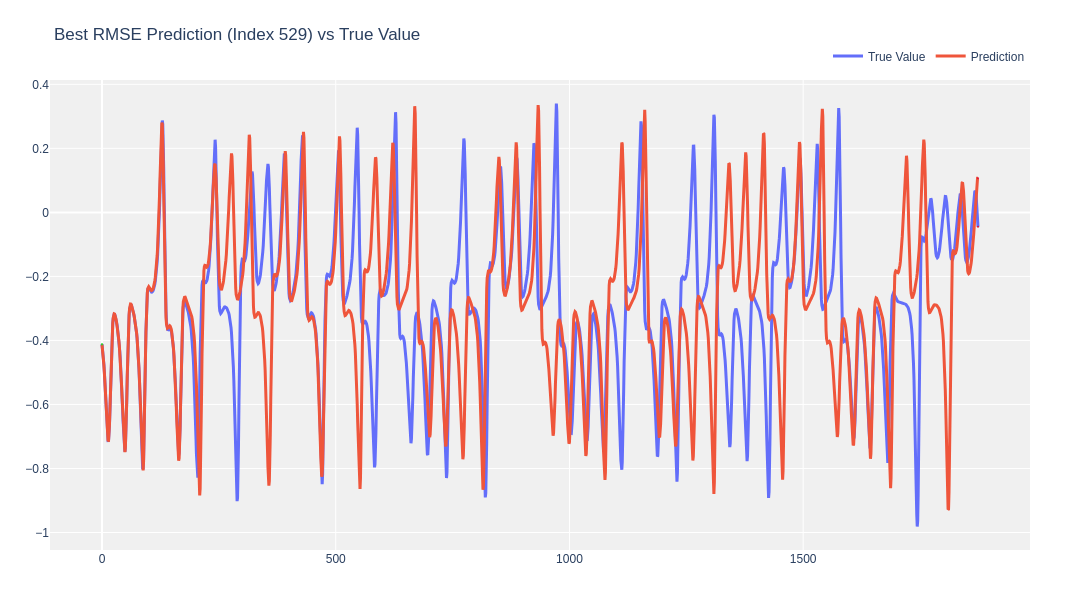

Source (notebook cell):
### Code cell
# Get the index of the best (minimum) RMSE
best_idx = int(df['RMSE'].idxmin())

# Extract values for the second dimension ([:, 1])
# We ensure the prediction is a numpy array for plotting
true_y = data_10[best_idx]["true_value"][:, 1]
pred_y = data_10[best_idx]["predictions"][:, 1].numpy()

# Plot
viz.compare_plot(
    [true_y, pred_y], 
    title=f"Best RMSE Prediction (Index {best_idx}) vs True Value", 
    legend_names=["True Value", "Prediction"]
)

### Figure 1 — Plotly figure (JSON) as saved in the notebook; plotly's stock layout.template omitted (floating-point values rounded to 4 significant figures; data arrays with more than 128 entries replaced by an {"elided": "..."} marker saying what was removed)
{"data": [{"hoverinfo": "y", "line": {"color": "#636EFA", "width": 3}, "mode": "lines", "name": "True Value", "type": "scatter", "y": {"elided": "1875 float values"}}, {"hoverinfo": "y", "marker": {"color": "limegreen", "size": 2}, "mode": "markers", "name": "Start 1", "showlegend": false, "type": "scatter", "x": [0], "y": [-0.4119]}, {"hoverinfo": "y", "marker": {"color": "crimson", "size": 2}, "mode": "markers", "name": "End 1", "showlegend": false, "type": "scatter", "x": [1874], "y": [-0.04526]}, {"hoverinfo": "y", "line": {"color": "#EF553B", "width": 3}, "mode": "lines", "name": "Prediction", "type": "scatter", "y": {"elided": "1875 float values"}}, {"hoverinfo": "y", "marker": {"color": "limegreen", "size": 2}, "mode": "markers", "name": "Start 2", "showlegend": false, "type": "scatter", "x": [0], "y": [-0.4131]}, {"hoverinfo": "y", "marker": {"color": "crimson", "size": 2}, "mode": "markers", "name": "End 2", "showlegend": false, "type": "scatter", "x": [1874], "y": [0.1065]}], "layout": {"font": {"family": "Arial", "size": 12}, "height": 600, "legend": {"orientation": "h", "x": 1, "xanchor": "right", "y": 1.02, "yanchor": "bottom"}, "margin": {"b": 50, "l": 50, "r": 50, "t": 80}, "paper_bgcolor": "white", "plot_bgcolor": "rgb(240, 240, 240)", "showlegend": true, "title": {"text": "Best RMSE Prediction (Index 529) vs True Value"}, "width": 1080}}
